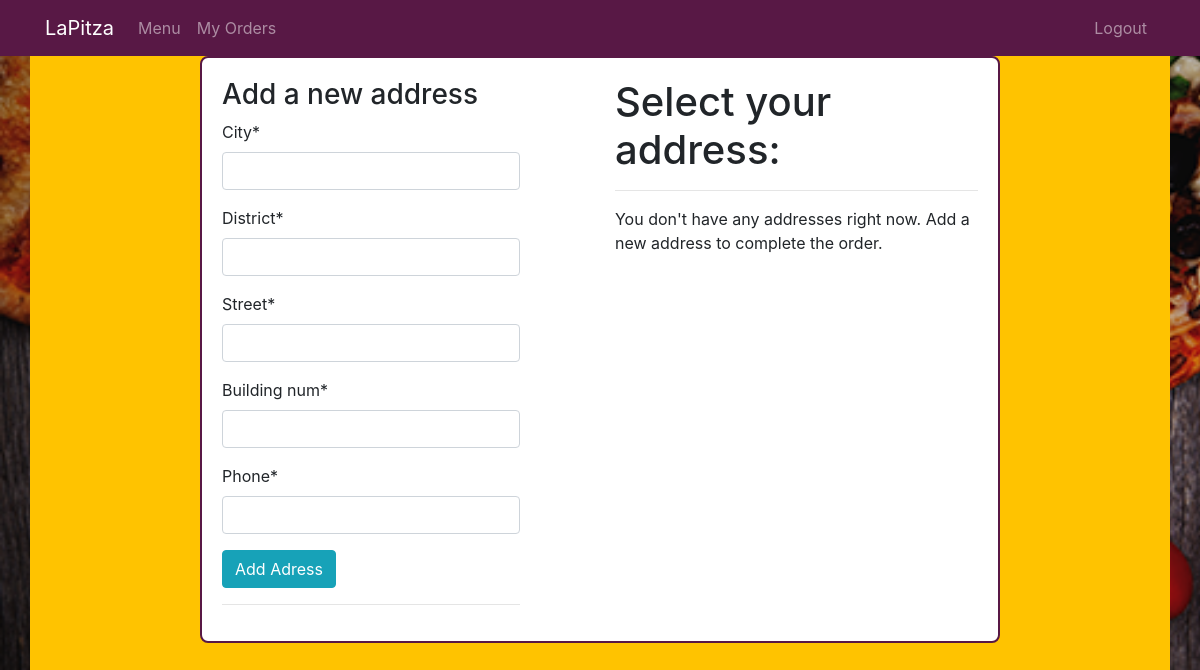
Before: /address (signed in) with the older database file.
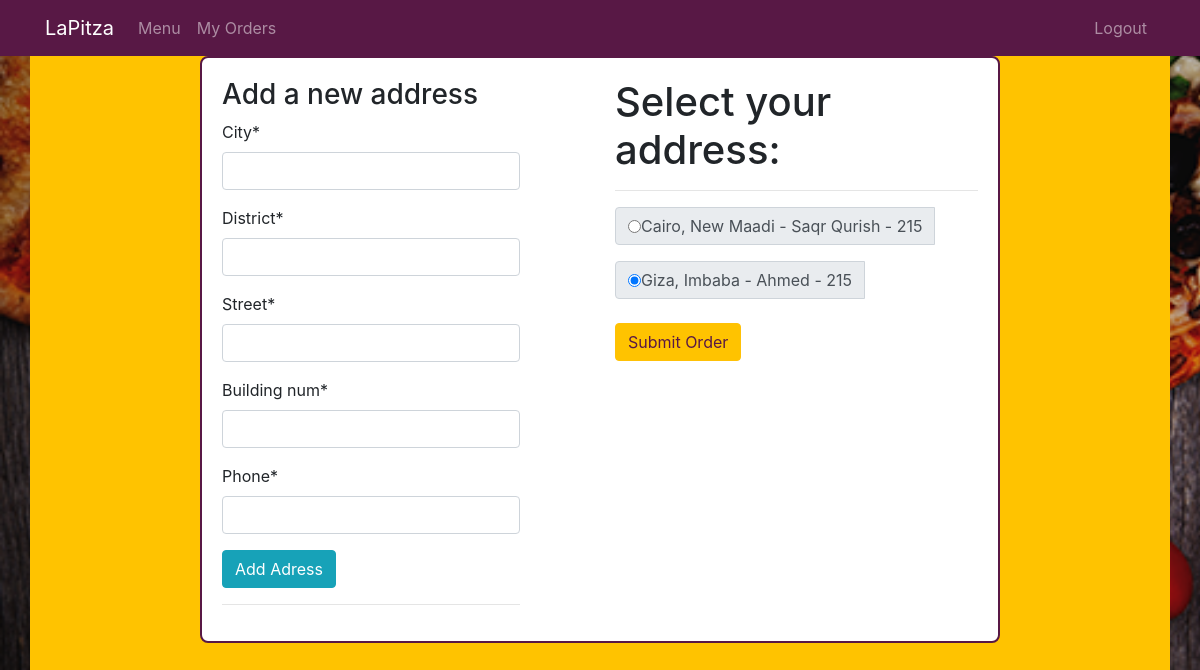
After: the same page with the newer database file.
### pizza/models.py (models this page shows)
class Address(models.Model):
    user = models.ForeignKey(User, on_delete=models.CASCADE)
    city =  models.CharField(max_length=24)
    district =  models.CharField(max_length=24)
    street =  models.CharField(max_length=24)
    building_num =  models.CharField(max_length=24)
    phone = PhoneNumberField()
    class Meta:
        verbose_name_plural = "Addresses"
    def __str__(self):
        return f'{self.city}, {self.district} - {self.street} - {self.building_num}'

### pizza/views.py (the view)
# urls.py: path('address', views.address, name='address'),
@login_required
def address(request):
    if request.method == 'POST':
        form = AddressForm(request.POST)
        if form.is_valid():
            obj = form.save(commit=False)
            obj.user = request.user
            obj.save()
            return redirect('address')
    else:
        form = AddressForm()
    addresses = AddressModel.objects.filter(user_id=request.user.id).all()
    context ={
        'form':form,
        'addresses':addresses,
    }
    return render(request, 'pizza/address.html', context=context)

### pizza/forms.py
class Address(ModelForm):
    class Meta:
        model = Address
        fields = ['city', 'district', 'street', 'building_num', 'phone']

### pizza/templates/pizza/address.html (shortened to what this page needs)
{% extends 'pizza/layout.html' %}
{% block head %}
  {% load static %}
  {% load crispy_forms_tags %}
{% endblock %}
{% block content %}
  <nav class="navbar navbar-expand-sm navbar-dark bg-lapitza">
    <div class="container">
      <a class="navbar-brand" href="{% url 'home' %}">LaPitza</a>
      <div class="collapse navbar-collapse" id="navbarSupportedContent">
       <ul class="navbar-nav mr-auto">
         <li class="nav-item">
           <a class="nav-link" href="{% url 'menu' %}">Menu<span class="sr-only">(current)</span></a>
         </li>
         <li class="nav-item">
           <a class="nav-link " href="{% url 'user_orders' %}">My Orders</a>
         </li>
       </ul>
       <ul class="navbar-nav ml-auto">
         <li class="nav-item">
           <a class="nav-link" href="{% url 'logout' %}">Logout</a>
         </li>
       </ul>
      </div>
    </div>
  </nav>
  <div class="container menu-container">
      <div class="row justify-content-md-center ">
        <div class="address-col">
          <div class="row justify-content-md-center">
            <div class="col-md-5 ">
                <form method="POST" action="{% url 'address' %}">
                  <h3>Add a new address</h3>
                  {{ form|crispy }}
                  <button class="btn btn-info" type="submit">Add Adress</button>
                </form>
                <hr>
            </div>
            <div class="col-md-1">
            </div>
            <div class="col-md-6 ">
                <h1>Select your address: </h1>
                <hr>
                {% if addresses|length > 0 %}
                  {% for address in addresses %}
                  <div class="input-group">
                    <div class="input-group-prepend">
                      <div class="input-group-text">
                        <input type="radio" name="address" value="{{address.id}}" checked>{{ address }}
                      </div>
                    </div>
                  </div>
                  {% endfor %}
                  <br>
                  <button class="btn btn-warning" onclick="submit_order()">Submit Order</button>
                {% else %}
                  <p>You don't have any addresses right now. Add a new address to complete the order.</p>
                {% endif %}
            </div>
          </div>
        </div>
      </div>
  </div>
{% endblock %}

Changed rows visible on the page:
added Address: city+district+street "Cairo, New Maadi - Saqr Qurish - 215"
added Address: city+district+street "Giza, Imbaba - Ahmed - 215"
Other visible differences:
text no longer shown: "You don't have any addresses right now. Add a new address to complete the order."
text now shown: "Submit Order"
